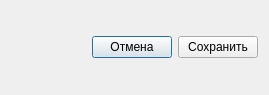
<?xml version="1.0" encoding="UTF-8"?>
<ui version="4.0">
 <class>Dialog</class>
 <widget class="QDialog" name="Dialog">
  <property name="geometry">
   <rect>
    <x>0</x>
    <y>0</y>
    <width>269</width>
    <height>95</height>
   </rect>
  </property>
  <property name="windowTitle">
   <string>Dialog</string>
  </property>
  <layout class="QVBoxLayout" name="verticalLayout_2">
   <item>
    <layout class="QVBoxLayout" name="verticalLayout"/>
   </item>
   <item>
    <layout class="QHBoxLayout" name="horizontalLayout">
     <item>
      <spacer name="horizontalSpacer">
       <property name="orientation">
        <enum>Qt::Horizontal</enum>
       </property>
       <property name="sizeHint" stdset="0">
        <size>
         <width>40</width>
         <height>20</height>
        </size>
       </property>
      </spacer>
     </item>
     <item>
      <widget class="QPushButton" name="btn_cancel">
       <property name="text">
        <string>Отмена</string>
       </property>
      </widget>
     </item>
     <item>
      <widget class="QPushButton" name="btn_save">
       <property name="text">
        <string>Сохранить</string>
       </property>
      </widget>
     </item>
    </layout>
   </item>
  </layout>
 </widget>
 <resources/>
 <connections/>
</ui>
